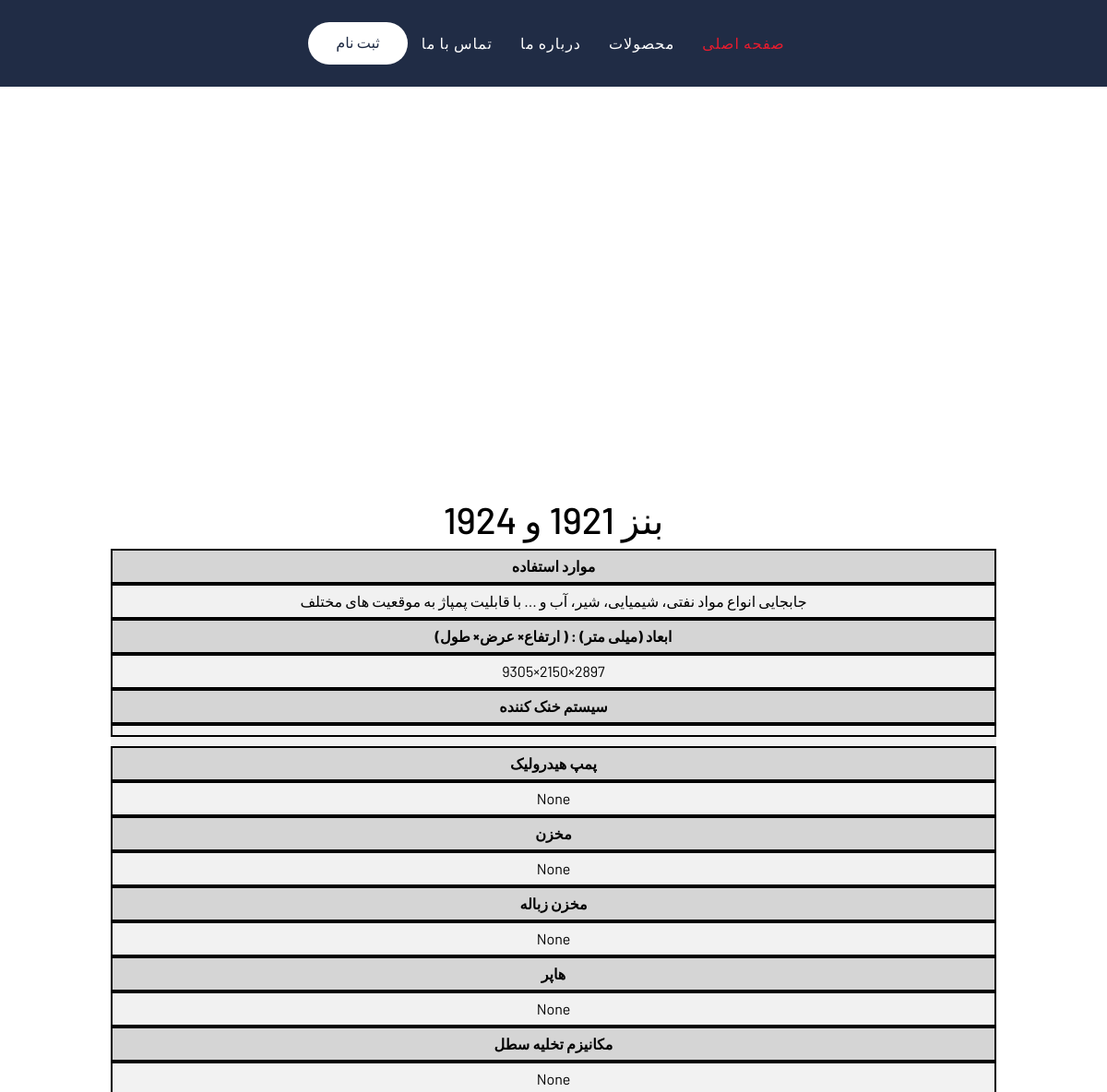
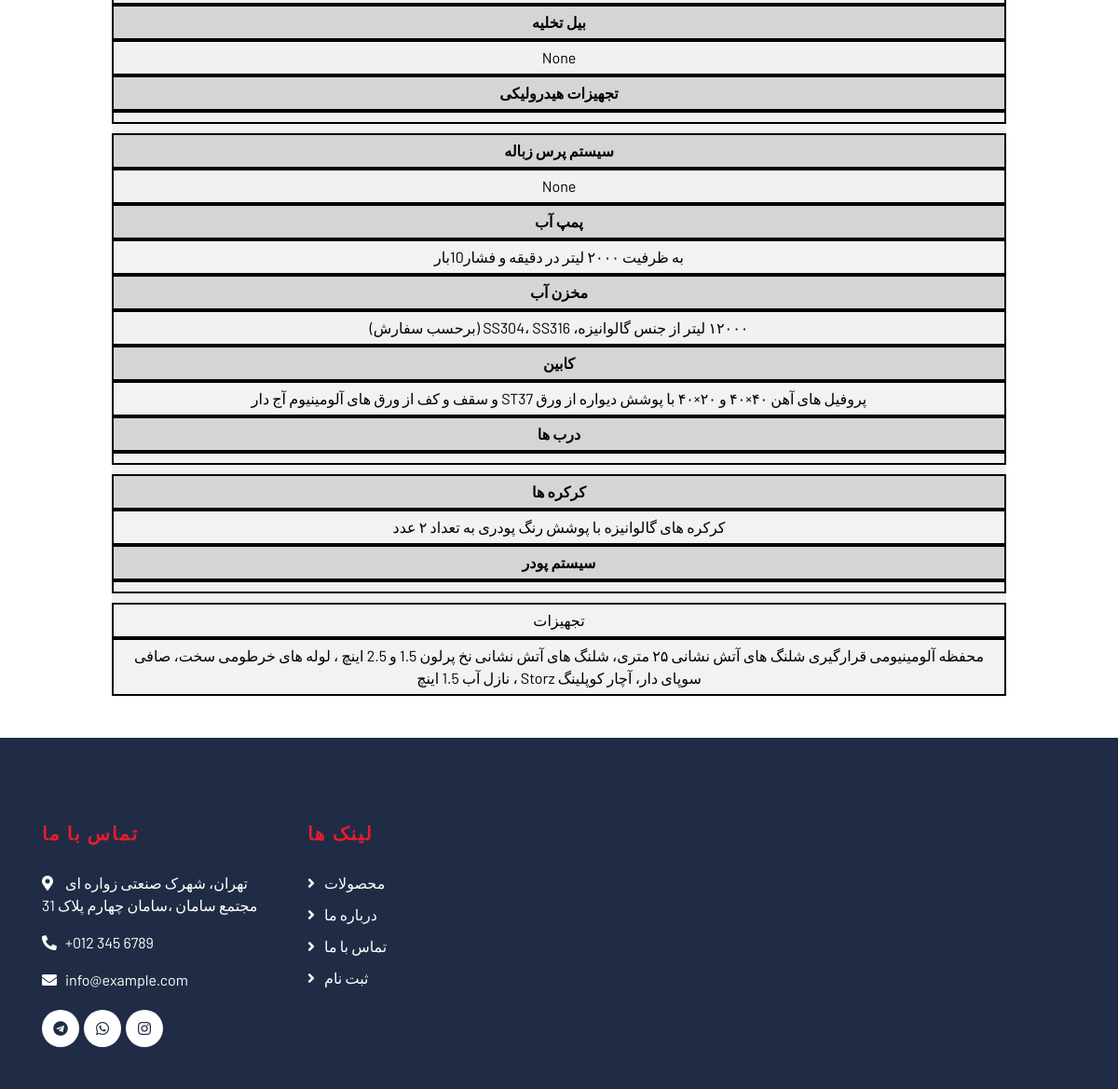
The app's page /municipality/benz-1921-1924/ with its own data (2 pictures, top to bottom).
### mainpage/models.py (models this page shows, shortened)
class MunicipalityVehicle(models.Model):
    img = models.ManyToManyField(Image, null=True, blank=True, verbose_name='عکس')
    title = models.ForeignKey(VehicleTitle, on_delete=models.CASCADE, null=True, blank=True,
                              verbose_name='دسته بندی خودرها')
    image_title = models.ImageField(upload_to='media/', null=True, blank=True, verbose_name='عکس اصلی')
    uses = models.CharField(max_length=400, null=True, blank=True, verbose_name='موارد استفاده')
    dimension = models.CharField(max_length=200, null=True, blank=True, verbose_name='ابعاد(میلیمتر)(ارتفاع*عرض*طول)')
    chassis = models.CharField(max_length=100, verbose_name='شاسی')
    chassis_english = models.CharField(max_length=150, verbose_name='شاسی به انگلیسی', null=True, blank=True)
    cooling_system = models.TextField(null=True, blank=True, verbose_name='سیستم خنک کننده')
    hydraulic_pump = models.CharField(max_length=200, null=True, blank=True, verbose_name='پمپ هیدرولیک')
    tank = models.CharField(max_length=300, null=True, blank=True, verbose_name='مخزن')
    refuse_tank = models.CharField(max_length=300, null=True, blank=True, verbose_name='مخزن زباله')
    hopper = models.CharField(max_length=300, null=True, blank=True, verbose_name='هاپر')
    been_off_load_mechanism = models.CharField(max_length=350, null=True, blank=True, verbose_name='مکانیزم تخلیه سطل')
    drain_shovel = models.CharField(max_length=350, null=True, blank=True, verbose_name='بیل تخلیه')
    hydraulic_equipment = models.TextField(null=True, blank=True, verbose_name='تجهیزات هیدرولیکی')
    pressing_system = models.CharField(max_length=200, null=True, blank=True, verbose_name='سیستم پرس زباله')
    water_pump = models.CharField(max_length=200, null=True, blank=True, verbose_name='پمپ آب')
    water_tank = models.CharField(max_length=500, null=True, blank=True, verbose_name='مخزن آب')
    cabin = models.TextField(null=True, blank=True, verbose_name='کابین')
    door = models.TextField(null=True, blank=True, verbose_name='درب ها')
    roller_shutter = models.CharField(max_length=300, null=True, blank=True, verbose_name='کرکره ها')
    powder_system = models.TextField(null=True, blank=True, verbose_name='سیستم پودر')
    equipment = models.TextField(verbose_name='تجهیزات')
    slug = models.SlugField(max_length=400, unique=True, default='', null=False, db_index=True,
                            verbose_name='عنوان در url')
    class Meta:
        verbose_name = 'خودرو خدمات شهری'
        verbose_name_plural = 'خودرو های خدمات شهری'

### mainpage/views.py (the view)
# urls.py: path('municipality/<slug:slug>/', views.municipality_single, name='municipality_single'),
def municipality_single(request, slug):
    municipality = get_object_or_404(MunicipalityVehicle, slug=slug)
    return render(request, 'mainpage/municipality_single.html', {'municipality': municipality})

### mainpage/templates/mainpage/municipality_single.html (shortened to what this page needs)
{% extends 'base.html' %}
{% load static %}
{% block carousel %}
    <div class="carousel">
    </div>
{% endblock %}
{% block content %}
    <h1>{{ municipality.chassis }}</h1>
    <table>
        <tr>
            <th>موارد استفاده</th>
            <td>{{ municipality.uses }}</td>
        </tr>
        <tr>
            <th>ابعاد (میلی متر) : ( ارتفاع× عرض× طول)</th>
            <td>{{ municipality.dimension }}</td>
        </tr>
        <tr>
            <th>سیستم خنک کننده</th>
            <td>{{ municipality.cooling_system }}</td>
        </tr>
        <tr>
            <th>پمپ هیدرولیک</th>
            <td>{{ municipality.hydraulic_pump }}</td>
        </tr>
        <tr>
            <th>مخزن</th>
            <td>{{ municipality.tank }}</td>
        </tr>
        <tr>
            <th>مخزن زباله</th>
            <td>{{ municipality.refuse_tank }}</td>
        </tr>
        <tr>
            <th>هاپر</th>
            <td>{{ municipality.hopper }}</td>
        </tr>
        <tr>
            <th>مکانیزم تخلیه سطل</th>
            <td>{{ municipality.been_off_load_mechanism }}</td>
        </tr>
        <tr>
            <th>بیل تخلیه</th>
            <td>{{ municipality.drain_shovel }}</td>
        </tr>
        <tr>
            <th>تجهیزات هیدرولیکی</th>
            <td>{{ municipality.hydraulic_equipment }}</td>
        </tr>
        <tr>
            <th>سیستم پرس زباله</th>
            <td>{{ municipality.pressing_system }}</td>
        </tr>
        <tr>
            <th>پمپ آب</th>
            <td>{{ municipality.water_pump }}</td>
        </tr>
        <tr>
            <th>مخزن آب</th>
            <td>{{ municipality.water_tank }}</td>
        </tr>
        <tr>
            <th>کابین</th>
            <td>{{ municipality.cabin }}</td>
        </tr>
        <tr>
            <th>درب ها</th>
            <td>{{ municipality.door }}</td>
        </tr>
        <tr>
            <th>کرکره ها</th>
            <td>{{ municipality.roller_shutter }}</td>
        </tr>
        <tr>
            <th>سیستم پودر</th>
            <td>{{ municipality.powder_system }}</td>
        </tr>
        <tr>
            <td>تجهیزات</td>
            <td>{{ municipality.equipment }}</td>
        </tr>
    </table>
{% endblock %}

### mainpage/static/mainpage/style.css (style rules this page uses)
body { color: #444444; font-weight: 400; background: #ffffff; font-family: 'Barlow', sans-serif; }
h1, h2, h3, h4, h5, h6 { color: #202C45; }
.carousel { position: relative; width: 100%; min-height: 400px; background: #ffffff; margin-bottom: 45px; }
html table { direction: rtl; }
table { border-collapse: collapse; width: 80%; margin: auto; }
th, td { padding: 5px; border: 2px solid black; text-align: center; display: inline-block; vertical-align: top; color: black; width: 100%; }
tr:nth-child(even) { background-color: #f2f2f2; }
tr:nth-child(odd) { background-color: #f1f1f1; }
th { background-color: #d5d5d5; }
h1 { text-align: center; color: black; }

### mainpage/templates/mainpage/municipality_single.html (style rules this page uses)
html table { direction: rtl; }
table { border-collapse: collapse; width: 80%; margin: auto; }
th, td { padding: 5px; border: 2px solid black; text-align: center; display: inline-block; vertical-align: top; color: black; width: 100%; }
tr:nth-child(even) { background-color: #f2f2f2; }
tr:nth-child(odd) { background-color: #f1f1f1; }
th { background-color: #d5d5d5; }
h1 { text-align: center; color: black; }

### records on screen
MunicipalityVehicle: chassis "بنز 1921 و 1924", uses "جابجایی انواع مواد نفتی، شیمیایی، شیر، آب و ... با قابلیت پمپاژ به موقعیت های مختلف", dimension "2897×2150×9305", hydraulic_pump "None", tank "None", refuse_tank "None", hopper "None", been_off_load_mechanism "None", drain_shovel "None", pressing_system "None", water_pump "به ظرفیت ۲۰۰۰ لیتر در دقیقه و فشار10بار", water_tank "۱۲۰۰۰ لیتر از جنس گالوانیزه، SS304، SS316 (برحسب سفارش)", cabin "پروفیل های آهن ۴۰×۴۰ و ۲۰×۴۰ با پوشش دیواره از ورق ST37 و سقف و کف از ورق های آلومینیوم آج دار", roller_shutter "کرکره های گالوانیزه با پوشش رنگ پودری به تعداد ۲ عدد", equipment "محفظه آلومینیومی قرارگیری شلنگ های آتش نشانی ۲۵ متری، شلنگ های آتش نشانی نخ پرلون 1.5 و 2.5 اینچ ، لوله های خرطومی سخت، صافی سوپای دار، آچار کوپلینگ Storz ، نازل آب 1.5 اینچ"
